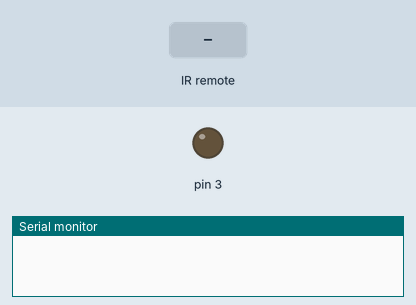
This sketch was run on a simulated Arduino Uno, built with avr-gcc and run on an emulated ATmega328P. On the bench: output pins drawn as LEDs (lit = HIGH), the last lines printed to the serial monitor. The inputs (shaded band) are chosen by the test bench.

Above: at 1.2 s.
1.3 s: infrared code 0xFFA25D received
At 2.5 s:
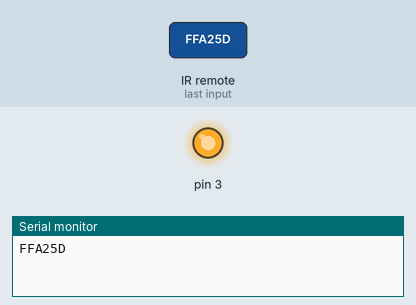
2.8 s: infrared code 0xFF629D received
4.3 s: infrared code 0x54DB93CE received
Timing chart, 0 to 7.3 s (numbered marks = the images above; inputs shaded):
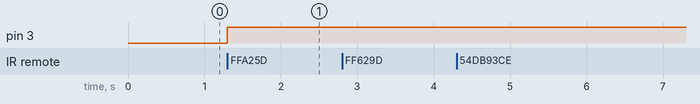

Measured:
- after the input at 1.3 s, pin 3: LOW → HIGH at once

The sketch:

Kizil_otesi_led_yakma.ino
```cpp
#include <IRremote.h>

IRrecv irrecv(2);

decode_results results;

#define BUTON1 0xFFA25D
#define BUTON2 0xFF629D
#define BUTON3 0x54DB93CE
#define BUTON4 0xFF22DD
#define BUTON5 0xFF02FD
#define BUTON6 0xFFC23D
#define BUTON7 0xFFE01F
#define BUTON8 0xFFA857
#define BUTON9 0xFF906F
#define YILDIZ 0xFF6897
#define KARE 0xFFB04F
#define BUTON0 0xFF9867
#define YUKARI 0xFF18E7
#define SOL 0xFF10EF
#define OK 0xFF38C7
#define SAG 0xFF5AA5
#define ASAGI 0xFF4AB5


void setup()
{
  Serial.begin(9600);
  irrecv.enableIRIn();
  pinMode(3, OUTPUT);
  digitalWrite(3, LOW);
}

void loop()
{
  if (irrecv.decode(&results))
  {
    Serial.println(results.value, HEX);
    if(results.value == BUTON1)
    digitalWrite( 3, !digitalRead(3));
    irrecv.resume();
  }

}
```
